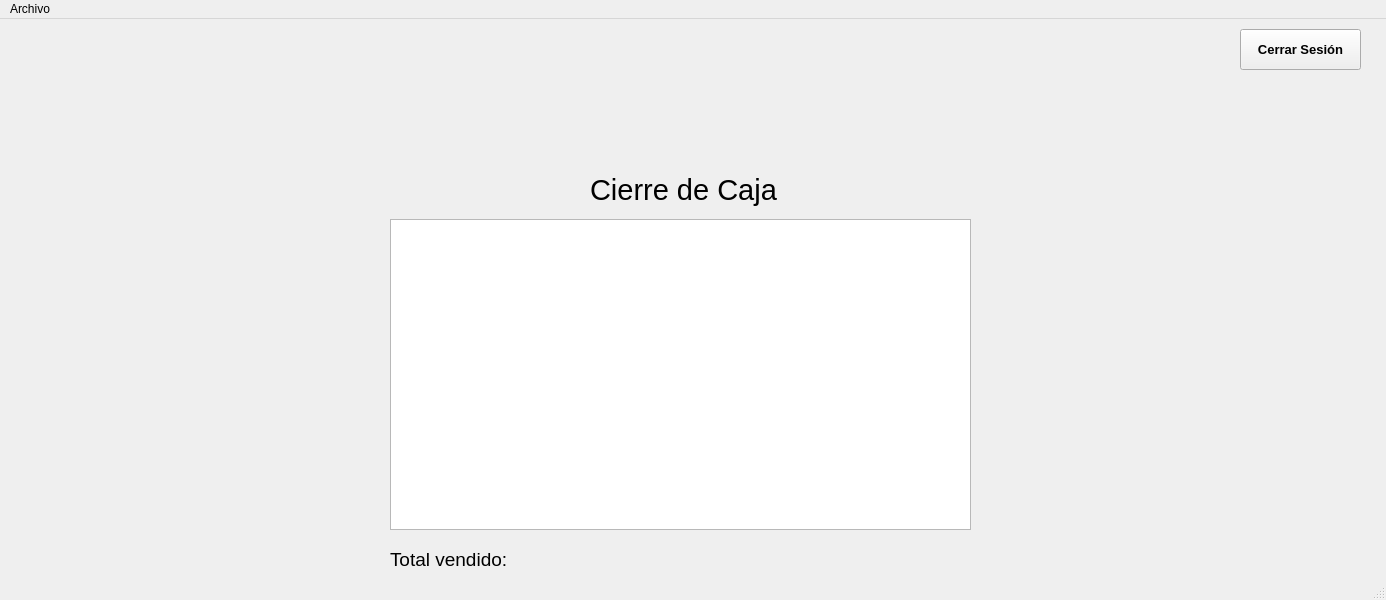
<?xml version="1.0" encoding="UTF-8"?>
<ui version="4.0">
 <class>MainWindow</class>
 <widget class="QMainWindow" name="MainWindow">
  <property name="geometry">
   <rect>
    <x>0</x>
    <y>0</y>
    <width>1386</width>
    <height>600</height>
   </rect>
  </property>
  <property name="windowTitle">
   <string>MainWindow</string>
  </property>
  <widget class="QWidget" name="centralwidget">
   <widget class="QLabel" name="label">
    <property name="geometry">
     <rect>
      <x>590</x>
      <y>150</y>
      <width>191</width>
      <height>41</height>
     </rect>
    </property>
    <property name="font">
     <font>
      <pointsize>22</pointsize>
     </font>
    </property>
    <property name="text">
     <string>Cierre de Caja</string>
    </property>
   </widget>
   <widget class="QLabel" name="label_2">
    <property name="geometry">
     <rect>
      <x>390</x>
      <y>520</y>
      <width>121</width>
      <height>41</height>
     </rect>
    </property>
    <property name="font">
     <font>
      <pointsize>14</pointsize>
     </font>
    </property>
    <property name="text">
     <string>Total vendido:</string>
    </property>
   </widget>
   <widget class="QPushButton" name="btn_cerrar">
    <property name="geometry">
     <rect>
      <x>1240</x>
      <y>10</y>
      <width>121</width>
      <height>41</height>
     </rect>
    </property>
    <property name="font">
     <font>
      <pointsize>10</pointsize>
      <weight>75</weight>
      <bold>true</bold>
     </font>
    </property>
    <property name="text">
     <string>Cerrar Sesión</string>
    </property>
    <property name="icon">
     <iconset>
      <normaloff>../img/cerrar-removebg-preview.png</normaloff>../img/cerrar-removebg-preview.png</iconset>
    </property>
   </widget>
   <widget class="QListWidget" name="list_caja">
    <property name="geometry">
     <rect>
      <x>390</x>
      <y>200</y>
      <width>581</width>
      <height>311</height>
     </rect>
    </property>
   </widget>
   <widget class="QLabel" name="total_vendido">
    <property name="geometry">
     <rect>
      <x>510</x>
      <y>520</y>
      <width>121</width>
      <height>41</height>
     </rect>
    </property>
    <property name="font">
     <font>
      <pointsize>14</pointsize>
     </font>
    </property>
    <property name="text">
     <string/>
    </property>
   </widget>
   <widget class="QLabel" name="label_12">
    <property name="geometry">
     <rect>
      <x>40</x>
      <y>30</y>
      <width>171</width>
      <height>171</height>
     </rect>
    </property>
    <property name="styleSheet">
     <string notr="true"/>
    </property>
    <property name="text">
     <string/>
    </property>
    <property name="pixmap">
     <pixmap>../img/logo.png</pixmap>
    </property>
    <property name="scaledContents">
     <bool>true</bool>
    </property>
   </widget>
  </widget>
  <widget class="QMenuBar" name="menubar">
   <property name="geometry">
    <rect>
     <x>0</x>
     <y>0</y>
     <width>1386</width>
     <height>21</height>
    </rect>
   </property>
   <widget class="QMenu" name="menuArchivo">
    <property name="title">
     <string>Archivo</string>
    </property>
    <addaction name="actionCaja"/>
   </widget>
   <addaction name="menuArchivo"/>
  </widget>
  <widget class="QStatusBar" name="statusbar"/>
  <action name="actionCaja">
   <property name="text">
    <string>Caja</string>
   </property>
  </action>
 </widget>
 <resources/>
 <connections/>
</ui>
